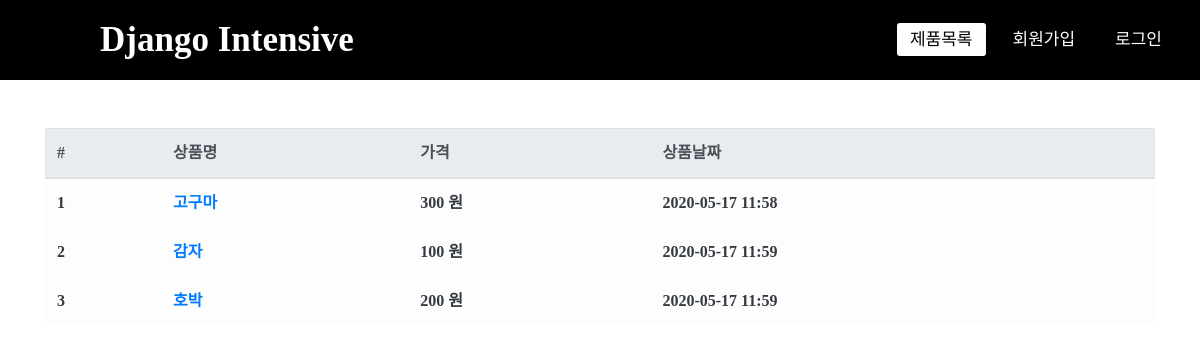
The app's page /product/ with its own data.
### product/models.py (models this page shows, shortened)
class Product(models.Model):
  name = models.CharField(max_length=256, verbose_name='상품명')
  price = models.IntegerField(verbose_name='상품가격')
  description = models.TextField(verbose_name='상품설명')
  stock = models.IntegerField(verbose_name='재고')
  register_date = models.DateTimeField(auto_now_add=True, verbose_name='등록날짜')
  class Meta:
    db_table = 'fastcampus_product'
    verbose_name = '상품'
    verbose_name_plural = '상품'

### product/views.py (the view)
# urls.py: path('product/', ProductList.as_view()),
class ProductList(ListView):
  model = Product
  template_name = 'product.html'
  context_object_name = 'product_list' # attribute name 설정 > 안할시 object_list

### product/templates/product.html (shortened to what this page needs)
{% extends "base.html" %}
{% load humanize %}
{% block contents %}
<div class="row mt-5">
  <div class="col-12">
    <table class="table table-light">
      <thead class="thead-light">
        <tr>
          <th scope="col">#</th>
          <th scope="col">상품명</th>
          <th scope="col">가격</th>
          <th scope="col">상품날짜</th>
        </tr>
      </thead>
      <tbody class="text-dark">
        {% for product in product_list %}
        <tr>
          <th scope="row">{{product.id}}</th>
          <th><a id="product-{{product.id}}" onmouseenter="product_detail({{product.id}})"
              onmouseleave="product_leave({{product.id}})" href="/product/{{product.id}}">{{product.name}}</a></th>
          <th>{{product.price|intcomma}} 원</th>
          <th>{{product.register_date|date:'Y-m-d H:i'}}</th>
        </tr>
        {% endfor %}
      </tbody>
    </table>
  </div>
</div>
{% endblock %}

### static/css/style.css (style rules this page uses)
* { padding : 0; margin : 0; text-decoration : none; list-style : none; box-sizing : border-box; }
body { font-family : montserrat; }

### records on screen
Product: id "1", name "고구마", price "300", register_date "2020-05-17 11:58"
Product: id "2", name "감자", price "100", register_date "2020-05-17 11:59"
Product: id "3", name "호박", price "200", register_date "2020-05-17 11:59"
